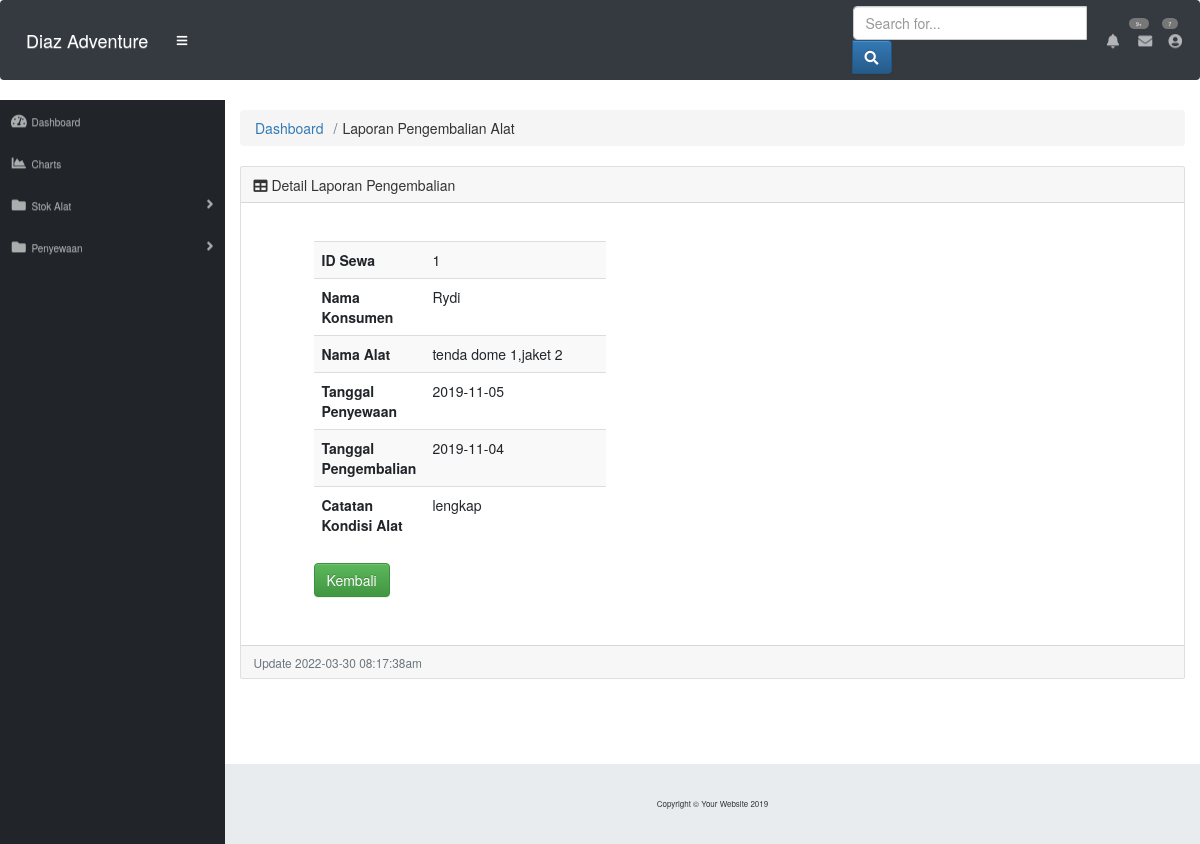
The page /Pengembalian_gudang/tampil/1 on the database its author committed.
### tables this page shows
CREATE TABLE `pengembalian` (
  `ID_pengembalian` int(11) NOT NULL,
  `nama_alat` varchar(255) NOT NULL,
  `tgl_penyewaan` date NOT NULL,
  `tgl_pengembalian` date NOT NULL,
  `deskripsi_kondisi_alat` text NOT NULL,
  `ID_sewa` int(11) NOT NULL,
  `status_pengembalian` varchar(80) NOT NULL,
  `nama` varchar(80) NOT NULL,
  `jumlah_alat` int(80) NOT NULL
);

### application/controllers/Pengembalian_gudang.php (called while the page is built, shortened)
<?php
class Pengembalian_gudang extends CI_Controller {
	 function __construct(){
		$this->load->model('m_pengembalian_gudang');
        $this->load->helper('url');
	}
	public function tampil($kode = 0){
		$this->load->model('m_pengembalian_gudang');
		$data_soal = $this->m_pengembalian_gudang->Ambil("where ID_pengembalian = '$kode'")->result_array();
		$data = array(
			'ID_pengembalian' => $data_soal[0]['ID_pengembalian'],
			'ID_sewa' => $data_soal[0]['ID_sewa'],
			'nama' => $data_soal[0]['nama'],
			'tgl_penyewaan' => $data_soal[0]['tgl_penyewaan'],
			'tgl_pengembalian' => $data_soal[0]['tgl_pengembalian'],
			'nama_alat' => $data_soal[0]['nama_alat'],
			'deskripsi_kondisi_alat' => $data_soal[0]['deskripsi_kondisi_alat'],
		);
		$this->load->view('gudang/v_lihat_laporan_pengembalian', $data);
	}
}

### index.php (called while the page is built, shortened)
<?php
require_once BASEPATH.'core/CodeIgniter.php';

### application/models/m_pengembalian_gudang.php (called while the page is built, shortened)
<?php
class M_pengembalian_gudang extends CI_Model {
 public function Ambil($where= "") {
      $data = $this->db->query('select * from pengembalian '.$where);
      return $data;
  }
}

### application/views/gudang/v_lihat_laporan_pengembalian.php (the view, shortened to what this page needs)
<!DOCTYPE html>
<html lang="en">
<head>
  <link href="<?php echo base_url().'assets/sbadmin/vendor/fontawesome-free/css/all.min.css'?>" rel="stylesheet" type="text/css">
  <link href="<?php echo base_url().'assets/sbadmin/vendor/datatables/dataTables.bootstrap4.css'?>" rel="stylesheet" >
  <link href="<?php echo base_url().'assets/sbadmin/css/sb-admin.css'?>" rel="stylesheet">
	<link rel="stylesheet" href="https://maxcdn.bootstrapcdn.com/bootstrap/3.3.6/css/bootstrap.min.css">
	<link rel="stylesheet" href="https://maxcdn.bootstrapcdn.com/bootstrap/3.3.6/css/bootstrap-theme.min.css">
</head>
	<body id="page-top">
	<nav class="navbar navbar-expand navbar-dark bg-dark static-top">
    <a class="navbar-brand mr-1" href="index.html">Diaz Adventure</a>
    <button class="btn btn-link btn-sm text-white order-1 order-sm-0" id="sidebarToggle" href="#">
      <i class="fas fa-bars"></i>
    </button>
    <form class="d-none d-md-inline-block form-inline ml-auto mr-0 mr-md-3 my-2 my-md-0">
      <div class="input-group">
      <input type="text" class="form-control" placeholder="Search for..." aria-label="Search" aria-describedby="basic-addon2">
      <div class="input-group-append">
        <button class="btn btn-primary" type="button">
        <i class="fas fa-search"></i>
        </button>
        </div>
      </div>
    </form>
    <ul class="navbar-nav ml-auto ml-md-0">
      <li class="nav-item dropdown no-arrow mx-1">
        <a class="nav-link dropdown-toggle" href="#" id="alertsDropdown" role="button" data-toggle="dropdown" aria-haspopup="true" aria-expanded="false">
        <i class="fas fa-bell fa-fw"></i>
        <span class="badge badge-danger">9+</span>
        </a>
      </li>
      <li class="nav-item dropdown no-arrow mx-1">
        <a class="nav-link dropdown-toggle" href="#" id="messagesDropdown" role="button" data-toggle="dropdown" aria-haspopup="true" aria-expanded="false">
          <i class="fas fa-envelope fa-fw"></i>
          <span class="badge badge-danger">7</span>
        </a>
      </li>
      <li class="nav-item dropdown no-arrow">
        <a class="nav-link dropdown-toggle" href="#" id="userDropdown" role="button" data-toggle="dropdown" aria-haspopup="true" aria-expanded="false">
          <i class="fas fa-user-circle fa-fw"></i>
        </a>
      </li>
    </ul>
</nav>
	<div id="wrapper">
   <ul class="sidebar navbar-nav">
      <li class="nav-item ">
        <a class="nav-link" href="<?php echo site_url('Dasboard/index') ?>">
          <i class="fas fa-fw fa-tachometer-alt"></i>
          <span>Dashboard</span>
        </a>
      </li>
	  <li class="nav-item">
        <a class="nav-link" href="charts.html">
          <i class="fas fa-fw fa-chart-area"></i>
          <span>Charts</span></a>
      </li>
      <li class="nav-item dropdown">
        <a class="nav-link dropdown-toggle" href="#" id="pagesDropdown" role="button" data-toggle="dropdown" aria-haspopup="true" aria-expanded="false">
          <i class="fas fa-fw fa-folder"></i>
          <span>Stok Alat</span>
        </a>
      </li>
      <li class="nav-item dropdown">
        <a class="nav-link dropdown-toggle" href="#" id="pagesDropdown" role="button" data-toggle="dropdown" aria-haspopup="true" aria-expanded="false">
          <i class="fas fa-fw fa-folder"></i>
          <span>Penyewaan</span>
        </a>
      </li>
    </ul>
		     <div id="content-wrapper">
    <div class="container-fluid">
        <ol class="breadcrumb">
          <li class="breadcrumb-item">
            <a href="#">Dashboard</a>
          </li>
          <li class="breadcrumb-item ">Laporan Pengembalian Alat</li>
        </ol>
           <div class="card mb-3">
          <div class="card-header">
            <i class="fas fa-table"></i>
            Detail Laporan Pengembalian</div>
          <div class="card-body">
            <div class="table-responsive">
             	 <div class="col-md-10">
		<div class="row">
		  		<div class="col-md-12">
		  			<div class="content-box-large">
		  			<div class="panel-body">
             <div class="col-md-6">
					<div class="content-box-large">
					<div class="panel-heading">
					<div class="table-responsive">
            <table class="table table-striped">
				<tr><th width='30%'>ID Sewa</th><td><?php echo $ID_sewa; ?></td></tr>
                <tr><th width='30%'>Nama Konsumen</th><td><?php echo $nama; ?></td></tr>
                <tr><th width='30%'>Nama Alat</th><td><?php echo $nama_alat; ?></td></tr>
                <tr><th width='30%'>Tanggal Penyewaan</th><td><?php echo $tgl_penyewaan; ?></td></tr>
                <tr><th width='30%'>Tanggal Pengembalian</th><td><?php echo $tgl_pengembalian; ?></td></tr>
                <tr><th width='30%'>Catatan Kondisi Alat</th><td><?php echo $deskripsi_kondisi_alat; ?></td></tr>
            </table>
					</div>
						<p><a class="btn btn-success" href="<?php echo base_url();?>Pengembalian_gudang/index">Kembali</a></p>
                    </div>
                </div>
            </div>
               </div>
             </div>
          </div>
        </div>
      </div>
            </div>
          </div>
          <div class="card-footer small text-muted"><?php echo "Update " . date("Y-m-d h:i:sa") . "<br>";?></div>
        </div>
      </div>
      </div>
      <footer class="sticky-footer">
        <div class="container my-auto">
          <div class="copyright text-center my-auto">
            <span>Copyright © Your Website 2019</span>
          </div>
        </div>
      </footer>
    </div>
  </body>
</html>

### rows shown on the page
pengembalian: ID_sewa "1", nama "Rydi", nama_alat "tenda dome 1,jaket 2", tgl_penyewaan "2019-11-05", tgl_pengembalian "2019-11-04", deskripsi_kondisi_alat "lengkap"
